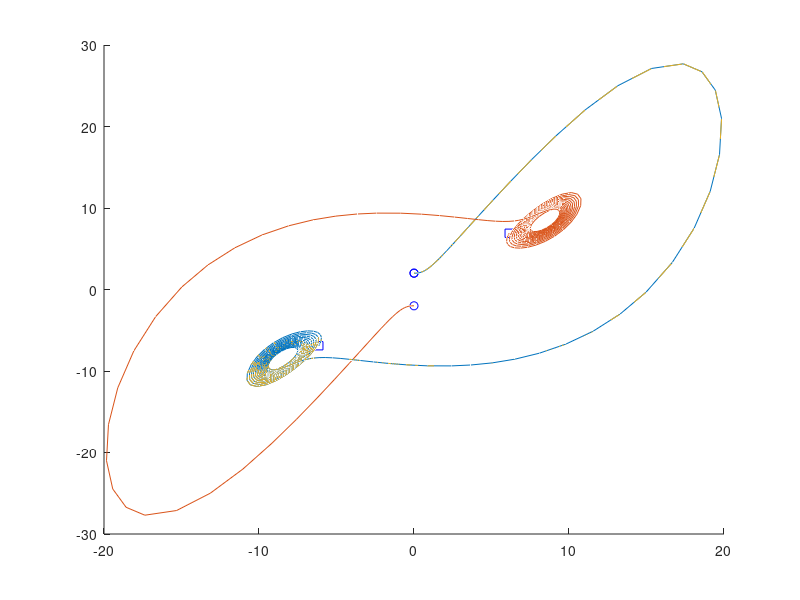

The MATLAB script that drew this image:
clc
clear
close all

sigma = 10;
b = 8/3;
r = 28;

func = @(t, X) [10*(X(2)-X(1)); 28*X(1)-X(2)-X(1)*X(3); X(1)*X(2)-8/3*X(3)];

t_span = 10;
% [~, points] = ode45(func, [0, t_span],[0;2;0]) 

figure()
hold on

for init = [[0;2;0] [0;-2;0] [0;2.01;0]]
    [~, points] = ode45(func, [0, t_span],init);        
    plot3(points(:,1),points(:,2),points(:,3));%,'Linewidth',1.5);
    plot3(points(1,1),points(1,2),points(1,3),'bo');
    plot3(points(end,1),points(end,2),points(end,3),'bs');
end